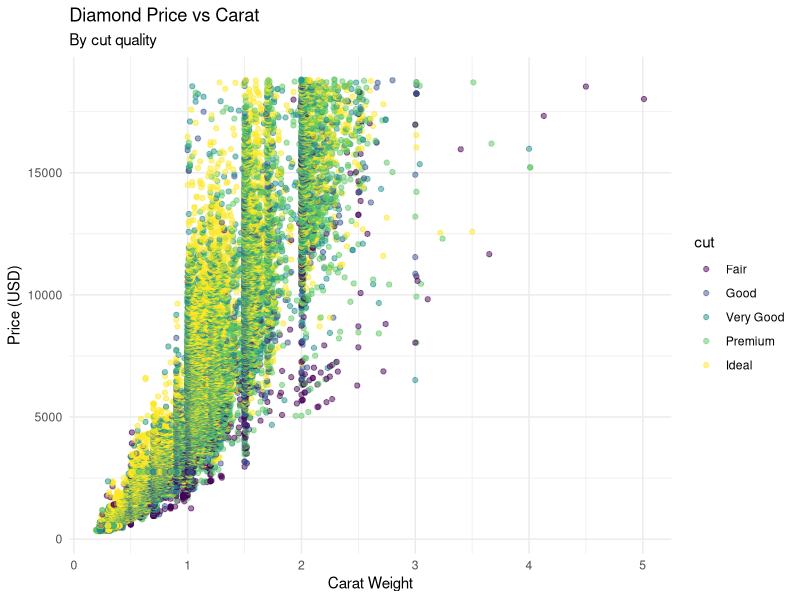
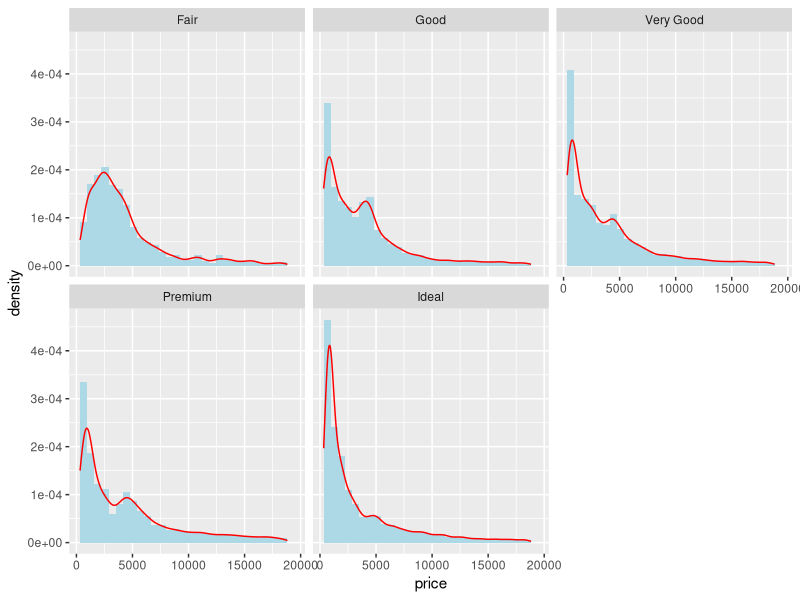
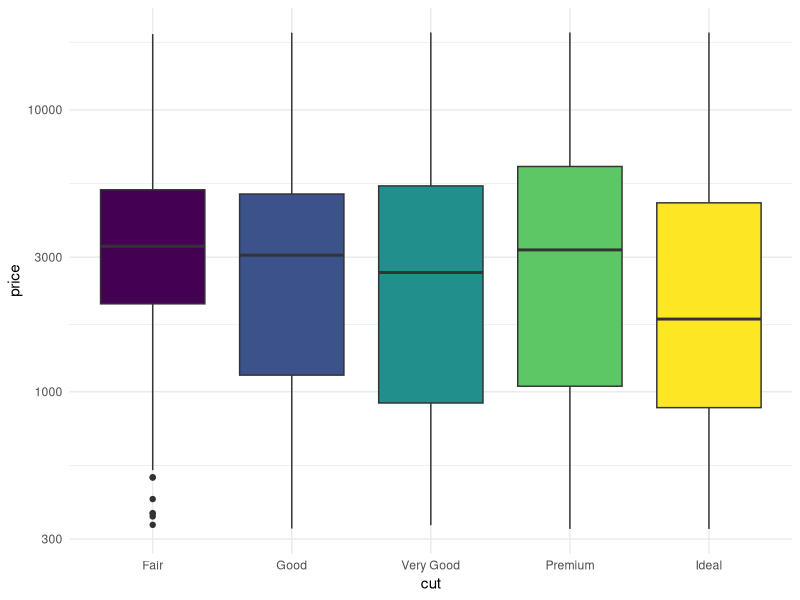
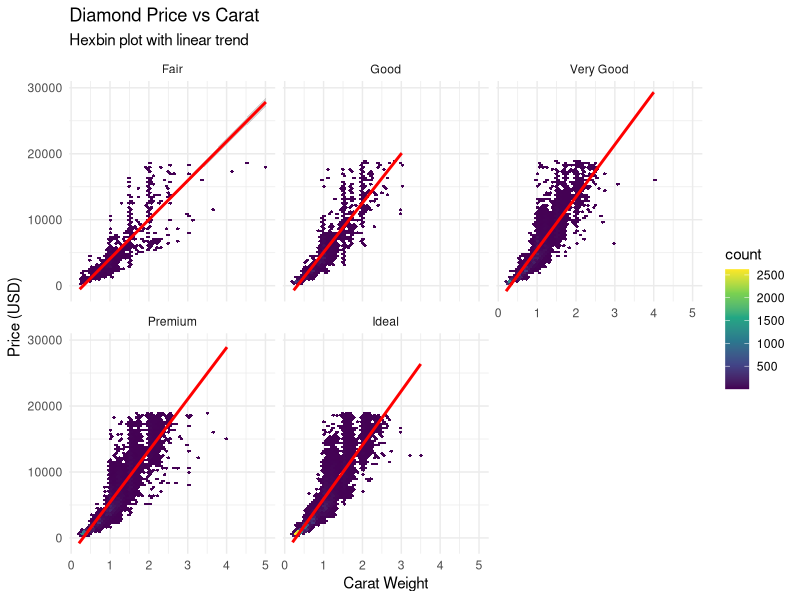
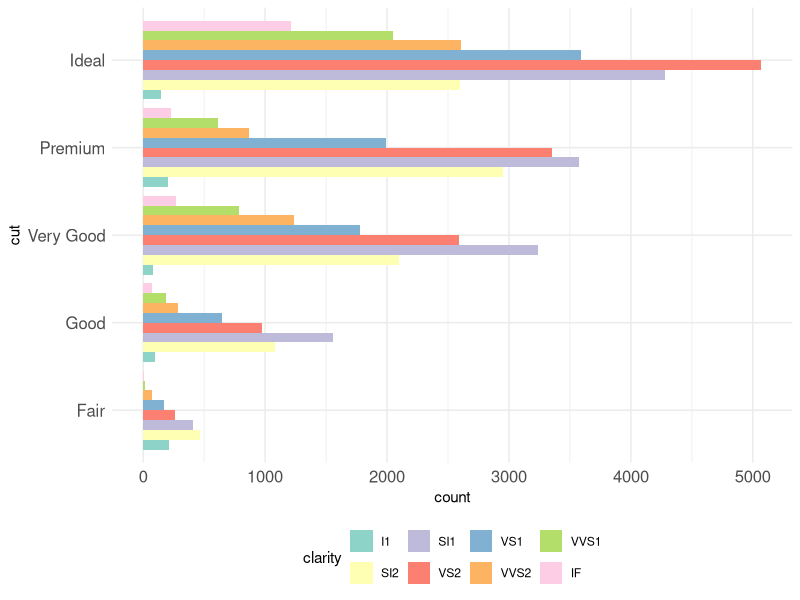
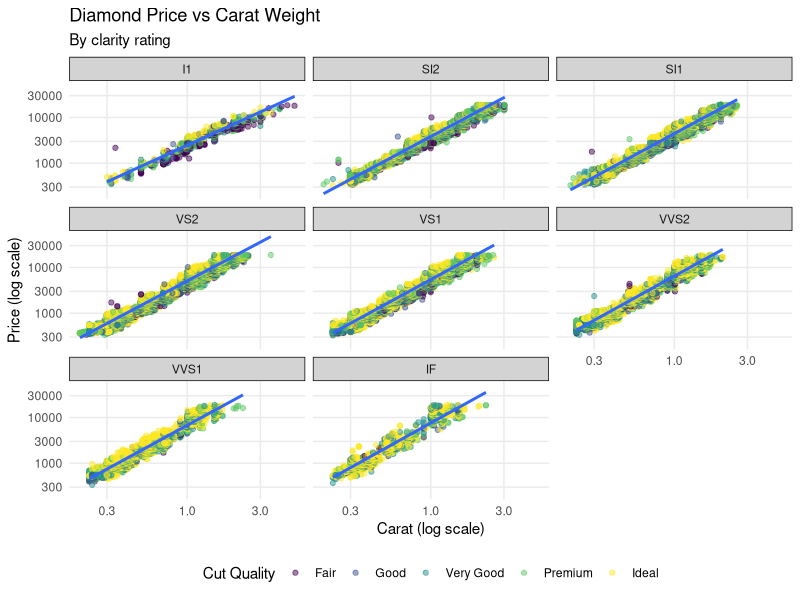

Generate these figures, in order, with R:
## ---- chunk 1
library(tidyverse)

# View all installed tidyverse packages
tidyverse_packages()
## ---- chunk 2
# Load sample data
data(mtcars)

# Basic column selection
mtcars %>%
  select(mpg, cyl, wt)  # Select specific columns
  
# Advanced selection with helper functions
mtcars %>%
  select(
    starts_with("m"),    # Select columns starting with 'm'
    ends_with("t"),      # Select columns ending with 't'
    contains("p")        # Select columns containing 'p'
  )
## ---- chunk 3
# Basic filtering
mtcars %>%
  filter(mpg > 20, cyl == 6)  # Cars with MPG > 20 AND 6 cylinders

# Complex filtering
mtcars %>%
  filter(
    between(mpg, 15, 25),     # MPG between 15 and 25
    cyl %in% c(4, 6)          # Cylinder is either 4 or 6
  )
## ---- chunk 4
# Basic ordering
mtcars %>%
  arrange(mpg)               # Sort by MPG (ascending)

# Multiple ordering criteria
mtcars %>%
  arrange(desc(mpg), wt)     # First by MPG (descending), then by weight
## ---- chunk 5
# Creating new variables
mtcars %>%
  mutate(
    weight_kg = wt * 453.592,        # Convert weight to kilograms
    efficiency = mpg / wt,           # Calculate efficiency metric
    efficiency_category = case_when(  # Create categorical variable
      efficiency < 8 ~ "low",
      efficiency < 12 ~ "medium",
      TRUE ~ "high"
    )
  )
## ---- chunk 6
# Basic summaries
mtcars %>%
  summarise(
    avg_mpg = mean(mpg),            # Average MPG
    sd_mpg = sd(mpg),               # Standard deviation of MPG
    n = n(),                        # Number of observations
    min_mpg = min(mpg),            # Minimum MPG
    max_mpg = max(mpg)             # Maximum MPG
  )
## ---- chunk 7
# Grouping and summarizing
mtcars %>%
  group_by(cyl) %>%                  # Group by number of cylinders
  summarise(
    avg_mpg = mean(mpg),            # Average MPG per cylinder group
    count = n(),                     # Count of cars per cylinder group
    sd_mpg = sd(mpg)                # Standard deviation of MPG per group
  ) %>%
  ungroup()                         # Always ungroup when finished

# Multiple grouping variables
mtcars %>%
  group_by(cyl, am) %>%             # Group by cylinders and transmission
  summarise(
    avg_mpg = mean(mpg),
    count = n(),
    .groups = "drop"                # Automatically ungroup
  )
## ---- chunk 8
# Sample data
band_members <- tibble(
  name = c("John", "Paul", "George", "Ringo"),
  instrument = c("guitar", "bass", "guitar", "drums")
)

band_instruments <- tibble(
  instrument = c("guitar", "bass", "drums", "piano"),
  n_strings = c(6, 4, 0, 230)
)

# Different types of joins
inner_join(band_members, band_instruments)
left_join(band_members, band_instruments)
right_join(band_members, band_instruments)
full_join(band_members, band_instruments)
semi_join(band_members, band_instruments)
anti_join(band_members, band_instruments)
## ---- chunk 9
# Load dataset
data(diamonds)

# Scatter plot with multiple aesthetics
ggplot(diamonds, aes(x = carat, y = price, color = cut)) +
  geom_point(alpha = 0.5) +
  labs(title = "Diamond Price vs Carat",
       subtitle = "By cut quality",
       x = "Carat Weight",
       y = "Price (USD)") +
  theme_minimal()

# Histogram and density plot
ggplot(diamonds, aes(x = price)) +
  geom_histogram(aes(y = ..density..), fill = "lightblue") +
  geom_density(color = "red") +
  facet_wrap(~cut)

# Box plot with customization
ggplot(diamonds, aes(x = cut, y = price, fill = cut)) +
  geom_boxplot() +
  scale_y_log10() +
  theme_minimal() +
  theme(legend.position = "none")
## ---- chunk 10
# Complex layered plot
ggplot(diamonds, aes(x = carat, y = price)) +
  geom_hex(bins = 50) +
  geom_smooth(method = "lm", color = "red") +
  scale_fill_viridis_c() +
  facet_wrap(~cut) +
  theme_minimal() +
  labs(title = "Diamond Price vs Carat",
       subtitle = "Hexbin plot with linear trend",
       x = "Carat Weight",
       y = "Price (USD)")

# Custom themes and scales
ggplot(diamonds, aes(x = cut, fill = clarity)) +
  geom_bar(position = "dodge") +
  scale_fill_brewer(palette = "Set3") +
  coord_flip() +
  theme_minimal() +
  theme(
    plot.title = element_text(size = 16, face = "bold"),
    axis.text = element_text(size = 12),
    legend.position = "bottom"
  )
## ---- chunk 11
# Sample data
stocks <- tibble(
  time = as.Date('2009-01-01') + 0:9,
  X = rnorm(10, 0, 1),
  Y = rnorm(10, 0, 2),
  Z = rnorm(10, 0, 4)
)
stocks
# Longer format
stocks_long <- stocks %>%
  pivot_longer(
    cols = -time,
    names_to = "stock",
    values_to = "price"
  )

stocks_long

# Separate and unite
tibble(name = c("John_Smith_1990", "Mary_Jones_1985")) %>%
  separate(name, c("first", "last", "year"), sep = "_") %>%
  unite("full_name", first, last, sep = " ")
## ---- chunk 12
# Sample data with NA
df <- tibble(
  x = c(1, 2, NA, 4, 5),
  y = c(NA, 2, 3, 4, 5),
  z = c(1, 2, 3, NA, 5)
)

# Drop NA
df %>% drop_na()

# Replace NA
df %>% replace_na(list(x = 0, y = 0, z = 0))

# Fill NA with previous/next value
df %>% fill(everything(), .direction = "down")

# Complete combinations
expanded <- df %>%
  tidyr::expand(
    x = seq(min(x, na.rm = TRUE), max(x, na.rm = TRUE), by = 1),
    y = seq(min(y, na.rm = TRUE), max(y, na.rm = TRUE), by = 1)
  )

## ---- chunk 13
# Basic mapping
numbers <- list(1:3, 4:6, 7:9)
map(numbers, mean)
map_dbl(numbers, mean)

# Multiple inputs
map2_dbl(1:3, 4:6, function(x, y) x + y)

# Nested mapping
nested_list <- list(
  a = list(x = 1:3, y = 4:6),
  b = list(x = 7:9, y = 10:12)
)
map(nested_list, ~ map(.x, mean))

# Using formulas
map_dbl(numbers, ~ mean(.x))
## ---- chunk 14
# Reduce
reduce(1:5, `+`)

# Accumulate
accumulate(1:5, `+`)

# Keep/discard
keep(1:10, ~ .x %% 2 == 0)
discard(1:10, ~ .x %% 2 == 0)

# Modify nested elements
modify_if(numbers, is.numeric, ~ .x * 2)
## ---- chunk 15
# Sample strings
strings <- c("apple", "banana", "cherry", "date")

# Basic string operations
str_length(strings)
str_to_upper(strings)
str_to_lower(strings)
str_to_title(strings)

# Pattern matching
str_detect(strings, "a")
str_count(strings, "a")
str_subset(strings, "a")

# Extraction and replacement
str_extract(strings, "[aeiou]")
str_extract_all(strings, "[aeiou]")
str_replace(strings, "a", "X")
str_replace_all(strings, "[aeiou]", "X")

# Padding and trimming
str_pad(strings, width = 10, side = "both")
str_trim("  hello  ")
## ---- chunk 16
# Create sample factor
x <- factor(c("apple", "banana", "apple", "cherry"))

# Reorder levels
fct_reorder(x, c(2, 1, 2, 3))
fct_infreq(x)  # by frequency
fct_rev(x)     # reverse order

# Combine levels
fct_collapse(x, fruit = c("apple", "banana"))

# Lump together small categories
fct_lump_prop(x, prop = 0.3)
## ---- chunk 17
# Create dates
ymd("2021-01-31")
mdy("01/31/2021")
dmy("31-01-2021")

# Extract components
today <- today()
year(today)
month(today)
day(today)
wday(today, label = TRUE)

# Arithmetic with dates
today + days(1)
today + months(1)
today + years(1)

# Intervals and durations
interval(today, today + days(30))
duration(30, "days")
## ---- chunk 18
# Create tibble
tb <- tibble(
  x = 1:5,
  y = letters[1:5],
  z = x ^ 2
)

# Tribble for row-wise creation
tribble(
  ~x, ~y,  ~z,
   1, "a", "one",
   2, "b", "two"
)

# Printing options
print(tb, n = 2)
glimpse(tb)
## ---- chunk 19
# Write CSV
#write_csv(mtcars, "mtcars.csv")

# Read CSV with options
#read_csv("mtcars.csv",
 # col_types = cols(
  #  mpg = col_double(),
   # cyl = col_factor()
  #)
#)

# Read delimited files
#read_delim("data.txt", delim = "|")
#read_tsv("data.tsv")
## ---- chunk 20
# Comprehensive analysis of diamonds dataset
diamonds %>%
  # Data preparation
  select(cut, color, clarity, depth, price, carat) %>%
  filter(price < quantile(price, 0.99)) %>%
  # Create new metrics
  mutate(
    price_per_carat = price / carat,
    depth_category = case_when(
      depth < 58 ~ "shallow",
      depth > 64 ~ "deep",
      TRUE ~ "ideal"
    )
  ) %>%
  # Group analysis
  group_by(cut, depth_category) %>%
  summarise(
    avg_price = mean(price),
    med_price = median(price),
    n = n(),
    .groups = "drop"
  ) %>%
  # Arrange results
  arrange(desc(avg_price))
## ---- chunk 21
# Complex multi-layer plot
diamonds %>%
  ggplot(aes(x = carat, y = price)) +
  # Add points
  geom_point(aes(color = cut), alpha = 0.5) +
  # Add smoothing
  geom_smooth(method = "lm") +
  # Scale transformations
  scale_x_log10() +
  scale_y_log10() +
  # Faceting
  facet_wrap(~clarity) +
  # Custom theme
  theme_minimal() +
  theme(
    legend.position = "bottom",
    panel.grid.minor = element_blank(),
    strip.background = element_rect(fill = "lightgray")
  ) +
  # Labels
  labs(
    title = "Diamond Price vs Carat Weight",
    subtitle = "By clarity rating",
    x = "Carat (log scale)",
    y = "Price (log scale)",
    color = "Cut Quality"
  )
## ---- chunk 22
# Complex text processing with factors
tibble(
  text = c("apple_123", "banana_456", "cherry_789", "date_101")
) %>%
  # Split text
  separate(text, c("fruit", "number"), sep = "_") %>%
  # Process strings
  mutate(
    fruit = str_to_title(fruit),
    number = as.numeric(number),
    size = case_when(
      number < 200 ~ "small",
      number < 500 ~ "medium",
      TRUE ~ "large"
    )
  ) %>%
  # Convert to factor and reorder
  mutate(
    size = factor(size, levels = c("small", "medium", "large")),
    fruit = fct_reorder(fruit, number)
  )
